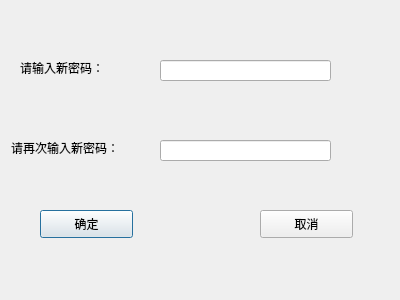
<?xml version="1.0" encoding="UTF-8"?>
<ui version="4.0">
 <class>bank_modify</class>
 <widget class="QDialog" name="bank_modify">
  <property name="geometry">
   <rect>
    <x>0</x>
    <y>0</y>
    <width>400</width>
    <height>300</height>
   </rect>
  </property>
  <property name="windowTitle">
   <string>Dialog</string>
  </property>
  <widget class="QLabel" name="label">
   <property name="geometry">
    <rect>
     <x>20</x>
     <y>60</y>
     <width>105</width>
     <height>16</height>
    </rect>
   </property>
   <property name="text">
    <string>请输入新密码：</string>
   </property>
  </widget>
  <widget class="QLineEdit" name="passwd0">
   <property name="geometry">
    <rect>
     <x>160</x>
     <y>60</y>
     <width>171</width>
     <height>21</height>
    </rect>
   </property>
  </widget>
  <widget class="QLabel" name="label_2">
   <property name="geometry">
    <rect>
     <x>11</x>
     <y>140</y>
     <width>135</width>
     <height>16</height>
    </rect>
   </property>
   <property name="text">
    <string>请再次输入新密码：</string>
   </property>
  </widget>
  <widget class="QLineEdit" name="passwd1">
   <property name="geometry">
    <rect>
     <x>160</x>
     <y>140</y>
     <width>171</width>
     <height>21</height>
    </rect>
   </property>
  </widget>
  <widget class="QPushButton" name="ConfirmBtn">
   <property name="geometry">
    <rect>
     <x>40</x>
     <y>210</y>
     <width>93</width>
     <height>28</height>
    </rect>
   </property>
   <property name="text">
    <string>确定</string>
   </property>
  </widget>
  <widget class="QPushButton" name="CancelBtn">
   <property name="geometry">
    <rect>
     <x>260</x>
     <y>210</y>
     <width>93</width>
     <height>28</height>
    </rect>
   </property>
   <property name="text">
    <string>取消</string>
   </property>
  </widget>
 </widget>
 <resources/>
 <connections/>
</ui>
